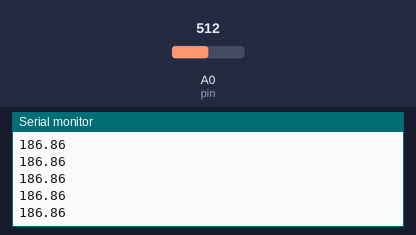
Bench run of a sketch on a simulated Arduino Uno, built with avr-gcc and run on an emulated ATmega328P. On the bench: the last lines printed to the serial monitor. Inputs (shaded band) come from the test bench; at power-on: A0 (pin) = 512.

Above: at 1.2 s.
1.3 s: A0 (pin) set to 716
At 1.9 s:
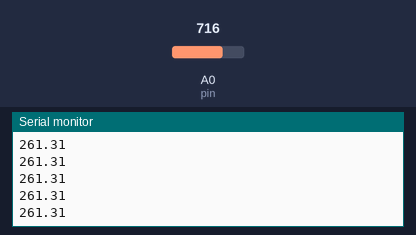
2.8 s: A0 (pin) set to 900
At 3.9 s:
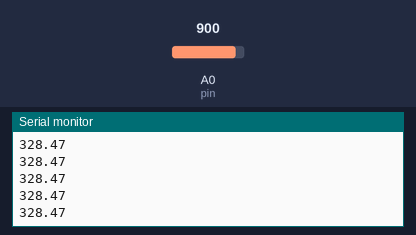
Timing chart, 0 to 5.8 s (numbered marks = the images above; inputs shaded):
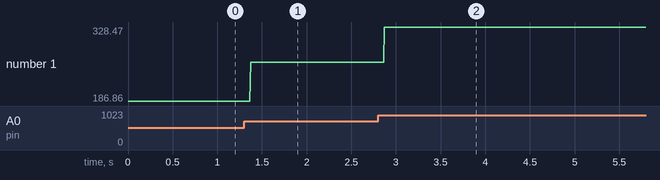

The sketch:

TASCA2.ino
```cpp
#define pin A0 // Sasigna la variable corresponent al pin de la placa
int pot_min = 0;  // Es defineix una variable entera pel valor de tensio minima
int pot_max = 274;  // Es defineix una variable entera pel valor de tensio maxima
int pot;  // Es declara una variable entera pot
float perc; // Es defineix una variable decimal pel valor del percentatge

void setup() {
  Serial.begin(9600);
}

void loop() {
  pot = analogRead(pin); // Llegeix la tensio al pin A0 i es guarda a la variable entera pot
  perc = 100*((float)pot-pot_min)/(pot_max - pot_min); //Expressa el valor de la tensio en percentatge respecte del valor maxim i minim
  Serial.println(perc); // Simprimeix al monitor serie el valor de la variable perc
}
```

Measured:
- after the input at 1.3 s, the serial monitor: prints a new line after 0.07 s (image 1)
- after the input at 2.8 s, the serial monitor: prints a new line after 0.07 s (image 2)
- plotted number 1: 186.86 → 261.31 after the input at 1.3 s, 261.31 → 328.47 after the input at 2.8 s
